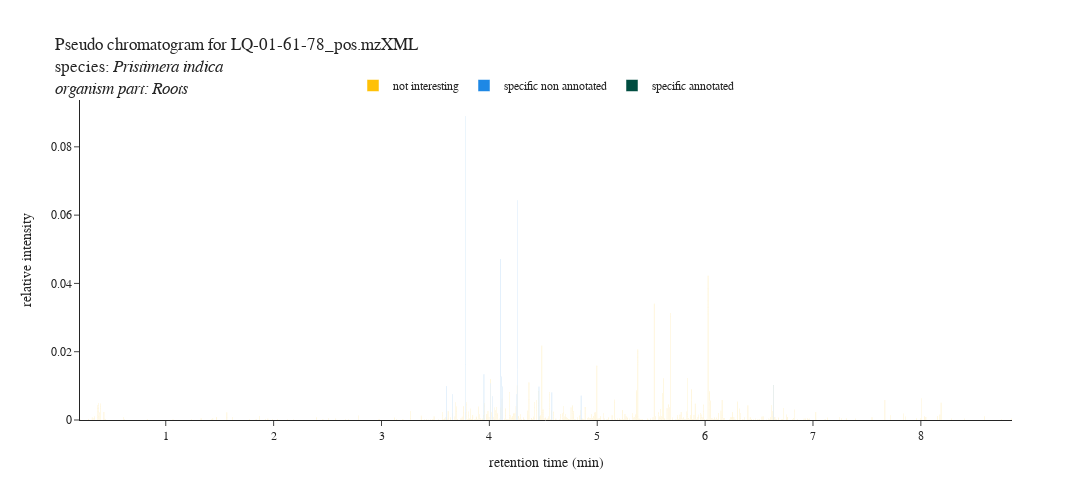
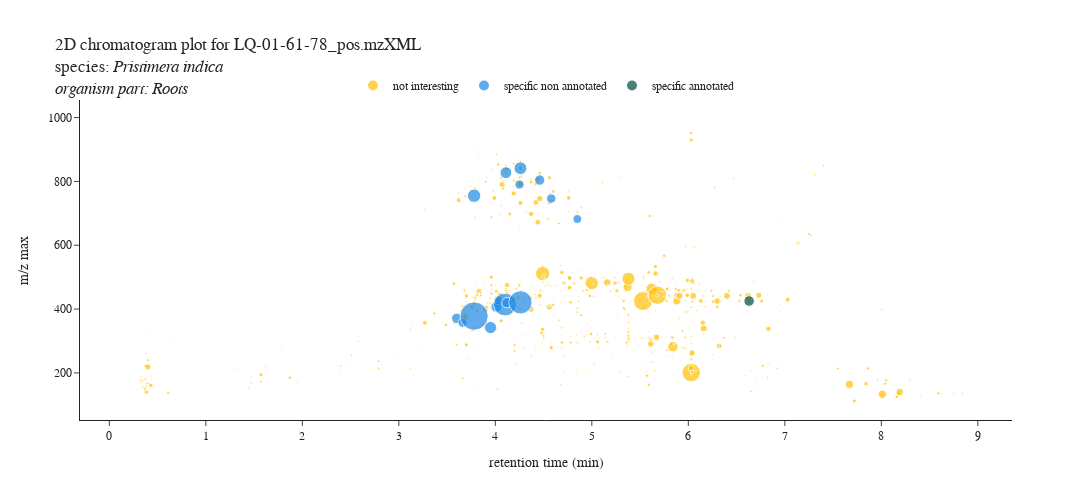

The cell these charts' notebook holds for them, in order:
### Markdown cell above
#### Plot the selected sample

### Code cell
pseudochromatogram(sample, quantitative_data_filename, annotation_df, metadata_df, reduced_df, min_specificity, annotation_preference, species_column, organe_column, CC_component, canopus_npc_summary_filename, min_class_confidence, sirius_annotations, sirius_annotations_filename, min_ConfidenceScore, min_ZodiacScore, use_ion_identity, correlation_groups_df, data_process_origin, filename_header)
chromatogram2D(sample, quantitative_data_filename, annotation_df, metadata_df, reduced_df, min_specificity, annotation_preference, species_column, organe_column, CC_component, canopus_npc_summary_filename, min_class_confidence, sirius_annotations, sirius_annotations_filename, min_ConfidenceScore, min_ZodiacScore, use_ion_identity, correlation_groups_df, data_process_origin, filename_header)

### Figure 1 — Plotly figure (JSON) as saved in the notebook; plotly's stock layout.template omitted (floating-point values rounded to 4 significant figures; data arrays with more than 128 entries replaced by an {"elided": "..."} marker saying what was removed)
{"data": [{"alignmentgroup": "True", "customdata": {"elided": "811x7 mixed values"}, "hovertemplate": "status=%{customdata[3]}<br>retention time (min)=%{x}<br>LQ-01-61-78_pos.mzXML=%{y}<br>row ID=%{customdata[0]}<br>row m/z=%{customdata[1]}<br>annotation=%{customdata[2]}<br>MF (sirius)=%{customdata[4]}<br>adduct (sirius)=%{customdata[5]}<br>Compound name (sirius)=%{customdata[6]}<extra></extra>", "legendgroup": "not interesting", "marker": {"color": "#FFC107", "pattern": {"shape": ""}}, "name": "not interesting", "offsetgroup": "not interesting", "orientation": "v", "showlegend": true, "textposition": "auto", "type": "bar", "x": {"elided": "811 float values"}, "xaxis": "x", "y": {"elided": "811 float values"}, "yaxis": "y"}, {"alignmentgroup": "True", "customdata": [[8678, 371.1, "non anotated", "specific non annotated", "C23H46O4", "[M + H]+", "1-arachidonyl-glycerol"], [8240, 357.1, "non anotated", "specific non annotated", "not available", "not available", "not available"], [15693, 755.3, "non anotated", "specific non annotated", "not available", "not available", "not available"], [8849, 378.2, "non anotated", "specific non annotated", "C19H18O5", "[M + H3N + H]+", "not available"], [7697, 342.1, "non anotated", "specific non annotated", "C30H46O6", "[M + Na]+", "not available"], [9605, 407.2, "non anotated", "specific non annotated", "C30H46O2", "[M + H3N + H]+", "not available"], [10397, 427.2, "non anotated", "specific non annotated", "C20H22O9", "[M - H2O + H]+", "Nigracin"], [9927, 414.2, "non anotated", "specific non annotated", "C15H18O8", "[M - H2O + H]+", "1-p-Coumarylglucose"], [15840, 827.4, "non anotated", "specific non annotated", "not available", "not available", "not available"], [10077, 420.2, "non anotated", "specific non annotated", "C13H18O5", "[M + H]+", "not available"], [15772, 790.3, "non anotated", "specific non annotated", "not available", "not available", "not available"], [15863, 841.4, "non anotated", "specific non annotated", "not available", "not available", "not available"], [10100, 421.2, "non anotated", "specific non annotated", "C27H46O2", "[M - H2O + H]+", "Cerebrosterin"], [15793, 804.3, "non anotated", "specific non annotated", "not available", "not available", "not available"], [15669, 746.3, "non anotated", "specific non annotated", "not available", "not available", "not available"], [15465, 682.3, "non anotated", "specific non annotated", "not available", "not available", "not available"]], "hovertemplate": "status=%{customdata[3]}<br>retention time (min)=%{x}<br>LQ-01-61-78_pos.mzXML=%{y}<br>row ID=%{customdata[0]}<br>row m/z=%{customdata[1]}<br>annotation=%{customdata[2]}<br>MF (sirius)=%{customdata[4]}<br>adduct (sirius)=%{customdata[5]}<br>Compound name (sirius)=%{customdata[6]}<extra></extra>", "legendgroup": "specific non annotated", "marker": {"color": "#1E88E5", "pattern": {"shape": ""}}, "name": "specific non annotated", "offsetgroup": "specific non annotated", "orientation": "v", "showlegend": true, "textposition": "auto", "type": "bar", "x": [3.6, 3.66, 3.78, 3.78, 3.95, 4.01, 4.03, 4.1, 4.11, 4.12, 4.25, 4.26, 4.26, 4.46, 4.58, 4.85], "xaxis": "x", "y": [0.009866, 0.007443, 0.01633, 0.0727, 0.01342, 0.01072, 0.006864, 0.04714, 0.01264, 0.009715, 0.007616, 0.01493, 0.04945, 0.009721, 0.008046, 0.007112], "yaxis": "y"}, {"alignmentgroup": "True", "customdata": [[10337, 425.4, "annotated", "specific annotated", "C24H37NO", "[M + Na]+", "Mycalazal 20"]], "hovertemplate": "status=%{customdata[3]}<br>retention time (min)=%{x}<br>LQ-01-61-78_pos.mzXML=%{y}<br>row ID=%{customdata[0]}<br>row m/z=%{customdata[1]}<br>annotation=%{customdata[2]}<br>MF (sirius)=%{customdata[4]}<br>adduct (sirius)=%{customdata[5]}<br>Compound name (sirius)=%{customdata[6]}<extra></extra>", "legendgroup": "specific annotated", "marker": {"color": "#004D40", "pattern": {"shape": ""}}, "name": "specific annotated", "offsetgroup": "specific annotated", "orientation": "v", "showlegend": true, "textposition": "auto", "type": "bar", "x": [6.63], "xaxis": "x", "y": [0.01015], "yaxis": "y"}], "layout": {"autosize": true, "bargap": 0.15, "bargroupgap": 0.1, "barmode": "group", "font": {"family": "Times New Roman"}, "height": 500, "legend": {"orientation": "h", "title": {}, "tracegroupgap": 0, "x": 0.5, "xanchor": "center", "y": 1, "yanchor": "bottom"}, "title": {"text": "Pseudo chromatogram for LQ-01-61-78_pos.mzXML<br>species: <i>Pristimera indica<i><br>organism part: Roots</sup>"}, "width": 1400, "xaxis": {"anchor": "y", "domain": [0, 1], "showgrid": false, "ticks": "outside", "tickson": "boundaries", "title": {"text": "retention time (min)"}}, "yaxis": {"anchor": "x", "domain": [0, 1], "title": {"text": "relative intensity"}}}}

### Figure 2 — Plotly figure (JSON) as saved in the notebook; plotly's stock layout.template omitted (floating-point values rounded to 4 significant figures; data arrays with more than 128 entries replaced by an {"elided": "..."} marker saying what was removed)
{"data": [{"customdata": {"elided": "811x7 mixed values"}, "hovertemplate": "status=%{customdata[3]}<br>retention time (min)=%{x}<br>row m/z=%{y}<br>LQ-01-61-78_pos.mzXML=%{customdata[1]}<br>row ID=%{customdata[0]}<br>annotation=%{customdata[2]}<br>MF (sirius)=%{customdata[4]}<br>adduct (sirius)=%{customdata[5]}<br>Compound name (sirius)=%{customdata[6]}<extra></extra>", "legendgroup": "not interesting", "marker": {"color": "#FFC107", "size": {"elided": "811 float values"}, "sizemode": "area", "sizeref": 0.0001818, "symbol": "circle"}, "mode": "markers", "name": "not interesting", "orientation": "v", "showlegend": true, "type": "scatter", "x": {"elided": "811 float values"}, "xaxis": "x", "y": {"elided": "811 float values"}, "yaxis": "y"}, {"customdata": [[8678, 0.009866, "non anotated", "specific non annotated", "C23H46O4", "[M + H]+", "1-arachidonyl-glycerol"], [8240, 0.007443, "non anotated", "specific non annotated", "not available", "not available", "not available"], [15693, 0.01633, "non anotated", "specific non annotated", "not available", "not available", "not available"], [8849, 0.0727, "non anotated", "specific non annotated", "C19H18O5", "[M + H3N + H]+", "not available"], [7697, 0.01342, "non anotated", "specific non annotated", "C30H46O6", "[M + Na]+", "not available"], [9605, 0.01072, "non anotated", "specific non annotated", "C30H46O2", "[M + H3N + H]+", "not available"], [10397, 0.006864, "non anotated", "specific non annotated", "C20H22O9", "[M - H2O + H]+", "Nigracin"], [9927, 0.04714, "non anotated", "specific non annotated", "C15H18O8", "[M - H2O + H]+", "1-p-Coumarylglucose"], [15840, 0.01264, "non anotated", "specific non annotated", "not available", "not available", "not available"], [10077, 0.009715, "non anotated", "specific non annotated", "C13H18O5", "[M + H]+", "not available"], [15772, 0.007616, "non anotated", "specific non annotated", "not available", "not available", "not available"], [15863, 0.01493, "non anotated", "specific non annotated", "not available", "not available", "not available"], [10100, 0.04945, "non anotated", "specific non annotated", "C27H46O2", "[M - H2O + H]+", "Cerebrosterin"], [15793, 0.009721, "non anotated", "specific non annotated", "not available", "not available", "not available"], [15669, 0.008046, "non anotated", "specific non annotated", "not available", "not available", "not available"], [15465, 0.007112, "non anotated", "specific non annotated", "not available", "not available", "not available"]], "hovertemplate": "status=%{customdata[3]}<br>retention time (min)=%{x}<br>row m/z=%{y}<br>LQ-01-61-78_pos.mzXML=%{customdata[1]}<br>row ID=%{customdata[0]}<br>annotation=%{customdata[2]}<br>MF (sirius)=%{customdata[4]}<br>adduct (sirius)=%{customdata[5]}<br>Compound name (sirius)=%{customdata[6]}<extra></extra>", "legendgroup": "specific non annotated", "marker": {"color": "#1E88E5", "size": [0.009866, 0.007443, 0.01633, 0.0727, 0.01342, 0.01072, 0.006864, 0.04714, 0.01264, 0.009715, 0.007616, 0.01493, 0.04945, 0.009721, 0.008046, 0.007112], "sizemode": "area", "sizeref": 0.0001818, "symbol": "circle"}, "mode": "markers", "name": "specific non annotated", "orientation": "v", "showlegend": true, "type": "scatter", "x": [3.6, 3.66, 3.78, 3.78, 3.95, 4.01, 4.03, 4.1, 4.11, 4.12, 4.25, 4.26, 4.26, 4.46, 4.58, 4.85], "xaxis": "x", "y": [371.1, 357.1, 755.3, 378.2, 342.1, 407.2, 427.2, 414.2, 827.4, 420.2, 790.3, 841.4, 421.2, 804.3, 746.3, 682.3], "yaxis": "y"}, {"customdata": [[10337, 0.01015, "annotated", "specific annotated", "C24H37NO", "[M + Na]+", "Mycalazal 20"]], "hovertemplate": "status=%{customdata[3]}<br>retention time (min)=%{x}<br>row m/z=%{y}<br>LQ-01-61-78_pos.mzXML=%{customdata[1]}<br>row ID=%{customdata[0]}<br>annotation=%{customdata[2]}<br>MF (sirius)=%{customdata[4]}<br>adduct (sirius)=%{customdata[5]}<br>Compound name (sirius)=%{customdata[6]}<extra></extra>", "legendgroup": "specific annotated", "marker": {"color": "#004D40", "size": [0.01015], "sizemode": "area", "sizeref": 0.0001818, "symbol": "circle"}, "mode": "markers", "name": "specific annotated", "orientation": "v", "showlegend": true, "type": "scatter", "x": [6.63], "xaxis": "x", "y": [425.4], "yaxis": "y"}], "layout": {"autosize": true, "font": {"family": "Times New Roman"}, "height": 500, "legend": {"itemsizing": "constant", "orientation": "h", "title": {}, "tracegroupgap": 0, "x": 0.5, "xanchor": "center", "y": 1, "yanchor": "bottom"}, "title": {"text": "2D chromatogram plot for LQ-01-61-78_pos.mzXML<br>species: <i>Pristimera indica<i><br>organism part: Roots</sup>"}, "width": 1400, "xaxis": {"anchor": "y", "domain": [0, 1], "showgrid": false, "ticks": "outside", "tickson": "boundaries", "title": {"text": "retention time (min)"}}, "yaxis": {"anchor": "x", "domain": [0, 1], "title": {"text": "m/z max"}}}}
